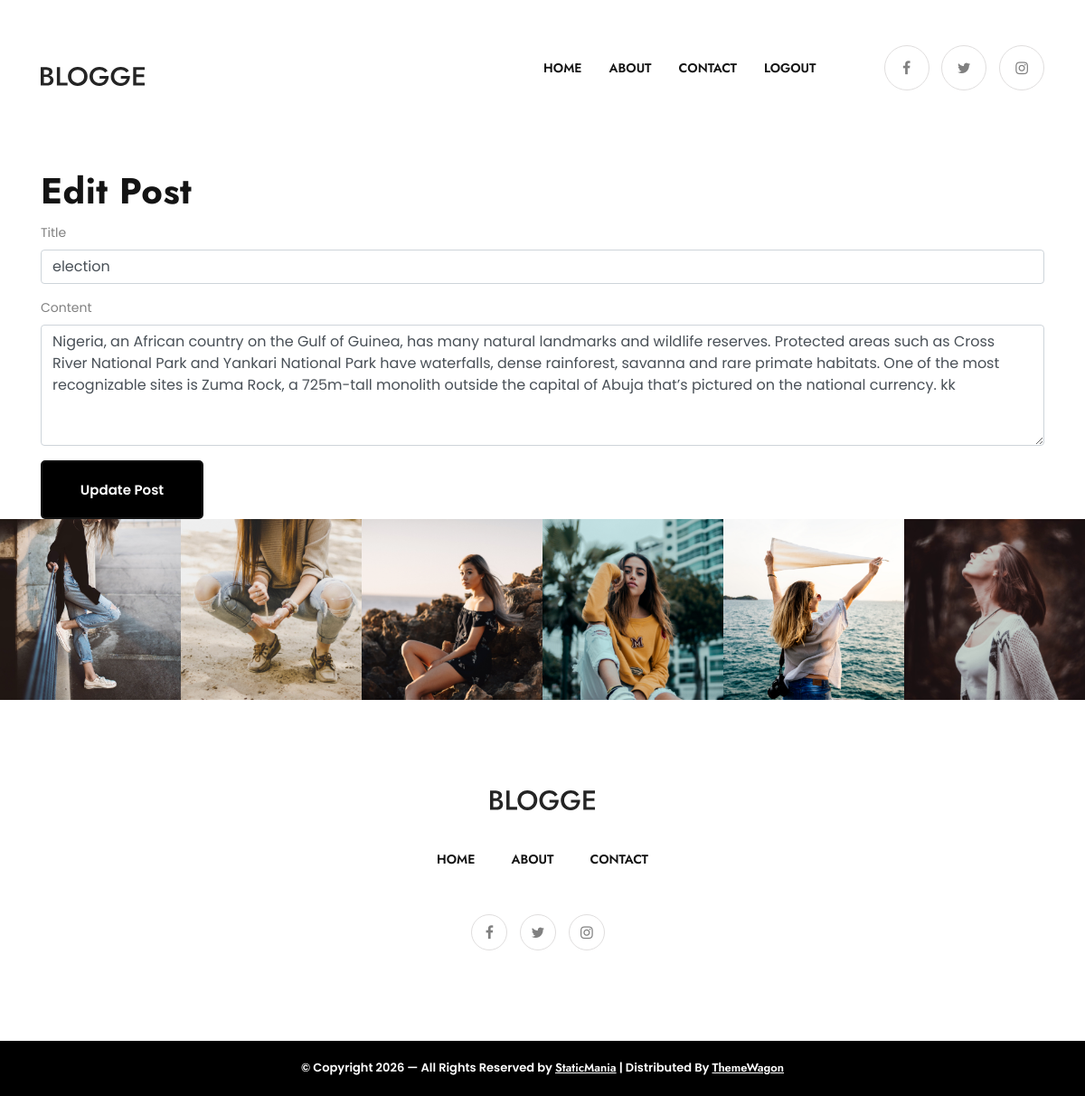
/edit/8/ (signed in), run on the app's committed database.
### insta/models.py (models this page shows, shortened)
class Post(models.Model):
    STATUS = [
        ('draft', 'Draft'),
        ('pending', 'Pending'),
        ('approved', 'Approved'),
    ]
    title = models.CharField(max_length=256)
    body = RichTextUploadingField()
    created_at = models.DateField(auto_now_add=True)
    author = models.ForeignKey(User, on_delete=models.CASCADE)
    featured = models.BooleanField(default=False)
    category = models.ForeignKey(Categorie, on_delete=models.CASCADE)
    status = models.CharField(
        max_length=20,
        choices=STATUS,
        default='draft'
    )
    img = models.ImageField(
        upload_to='post',
        default='post/default.jpg',
        null=True
    )

### insta/views.py (the view, shortened to what this page needs)
# urls.py: path('edit/<int:pk>/', views.edit_post, name='edit_post'),
@login_required
def edit_post(request, pk):
    post = get_object_or_404(Post, pk=pk)
    if post.author != request.user:
        return HttpResponseForbidden("You are not allowed to edit this post.")
    categories = Categorie.objects.all()
    return render(request, "insta/edit_post.html", {
        "post": post,
        "categories": categories
    })

### insta/templates/insta/edit_post.html (shortened to what this page needs)
{% extends "insta/base.html" %}
{% load static %}
{% block content %}
<div class="container mt-5">
    <h2>Edit Post</h2>
    <form method="POST">
        <div class="mb-3">
            <label>Title</label>
            <input type="text" name="title" value="{{ post.title }}" class="form-control">
        </div>
        <div class="mb-3">
            <label>Content</label>
            <textarea name="body" class="form-control" rows="5">{{ post.body }}</textarea>
        </div>
        <button type="submit" class="btn btn-primary">Update Post</button>
    </form>
</div>
{% endblock %}

### data on the page
Post: title "election", body "Nigeria, an African country on the Gulf of Guinea, has many natural landmarks and wildlife reserves. Protected areas such as Cross River National Park and Yankari National Park have waterfalls, dense rainforest, savanna and rare primate habitats. One of the most recognizable sites is Zuma Rock, a 725m-tall monolith outside the capital of Abuja that’s pictured on the national currency. kk"
